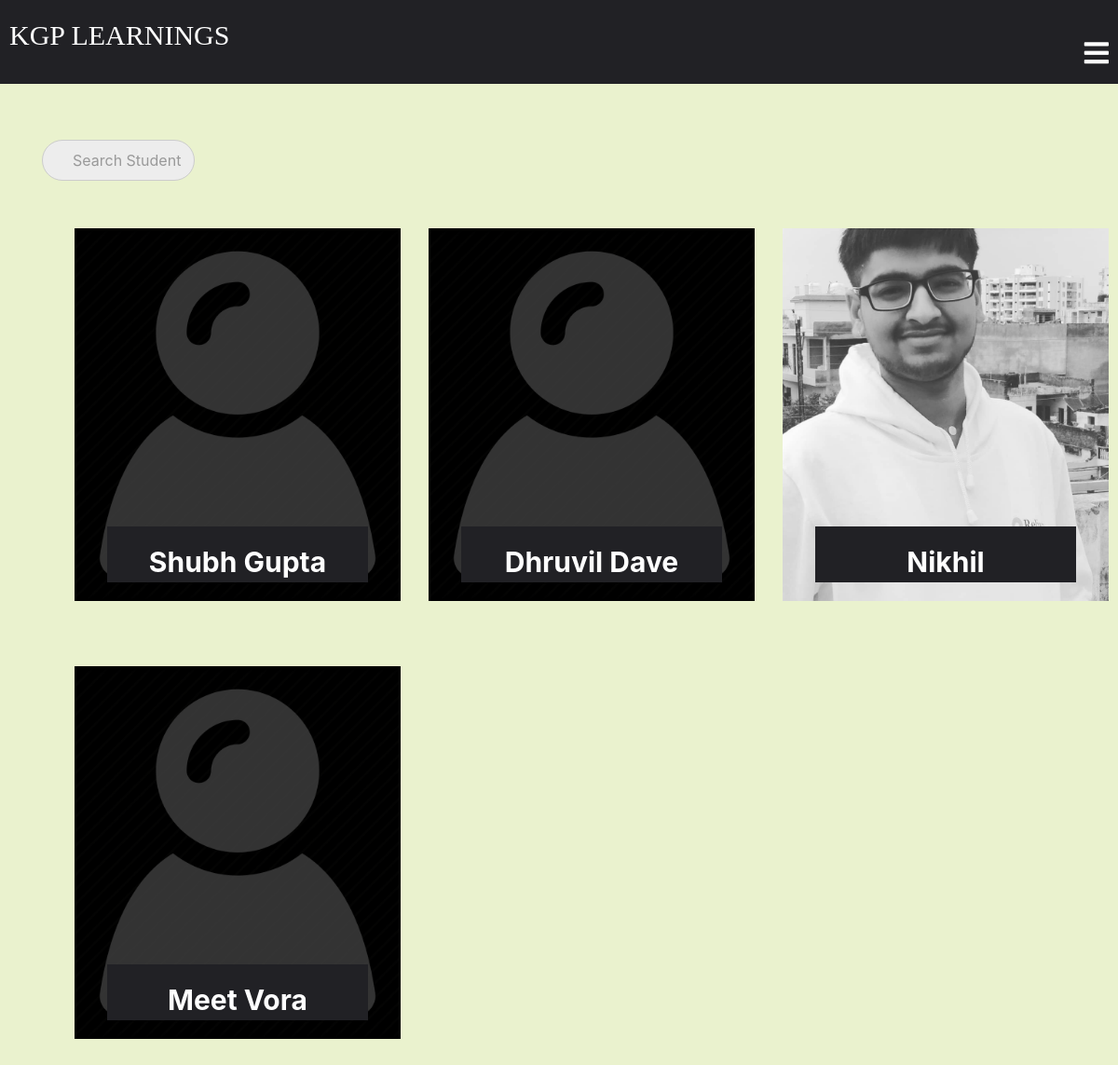
The page /classroom/teacher/class_students_list (signed in) on the database its author committed.
### classroom/models.py (models this page shows, shortened)
class Student(models.Model):
    user = models.OneToOneField(
        User, on_delete=models.CASCADE, primary_key=True, related_name='Student')
    phone = models.IntegerField()
    student_profile_pic = models.ImageField(
        upload_to="classroom/student_profile_pic", blank=True)
    name = models.CharField(max_length=250)
    email = models.EmailField(max_length=254)
    roll_no = models.CharField(max_length=50)
    class Meta:
        ordering = ['roll_no']

### classroom/views.py (the view)
# urls.py: path('teacher/class_students_list',views.class_students_list,name="class_student_list"),
def class_students_list(request):
    query = request.GET.get("q", None)
    students = StudentsInClass.objects.filter(teacher=request.user.Teacher)
    students_list = [x.student for x in students]
    qs = Student.objects.all()
    if query is not None:
        qs = qs.filter(
            Q(name__icontains=query)
        )
    qs_one = [x for x in qs if x in students_list]
    return render(request, "class_students_list.html", {
        "class_students_list": qs_one,
    })

### template/class_students_list.html (shortened to what this page needs)
{% extends "base.html" %}
{% load static %}
{% block content %}
<div class="student-list">
  <div class="container">
    {% if class_students_list.count == 0 %}
    <h1>No students in the class.</h1>
    {% else %}
    <form method='GET' action="{% url 'classroom:class_student_list' %}">
      <p><input type='search' name='q' placeholder='Search Student'></p>
    </form>
    <div class="row">
      {% for student in class_students_list %}
      <div class="col-6 col-md-4">
        <div class="student-box">
          <div class="imgBx">
            {% if student.student_profile_pic %}
            <img src="{{ student.student_profile_pic.url }}" alt="Image not found">
            {% else %}
            {% if forloop.counter0|divisibleby:"2" %}
            <img src="{% static 'images/login-avatar.PNG' %}" alt="Image not found">
            {% else %}
            <img src="{% static 'images/login-avatar.PNG' %}" alt="Image not found">
            {% endif %}
            {% endif %}
          </div>
          <div class="content">
            <h3>{{ student.name }}</h3>
          </div>
        </div>
      </div>
      {% endfor %}
    </div>
  </div>
  {% endif %}
</div>
{% endblock %}

### static/css/base.css (style rules this page uses)
.student-signup-form h1,h3 { margin: 10px; padding: 0; text-align: center; font-size: 40px; font-weight: 300; opacity: 1; }

### static/css/searchbar.css (style rules this page uses)
input { outline: none; }
input[type=search] { -webkit-appearance: textfield; -webkit-box-sizing: content-box; box-sizing: content-box; font-family: inherit; font-size: 100%; }
input[type=search] { background: #ededed url(https://static.tumblr.com/ftv85bp/MIXmud4tx/search-icon.png) no-repeat 9px center; border: solid 1px #ccc; padding: 9px 10px 9px 32px; width: 120px; -webkit-border-radius: 10em; -moz-border-radius: 10em; border-radius: 10em; -webkit-transition: all .5s; -moz-transition: all .5s; transition: all .5s; }

### static/css/newbase.css (style rules this page uses)
.student-list { margin: 0; padding: 0; background: rgba(186, 211, 94, 0.3); background-size:auto; background-repeat: repeat; width: 100%; padding-bottom: 600px; padding-top: 5%; color: black; }
.student-list .student-box { height: 400px; background: #000; margin: 10%; width: 100%; position: relative; }
.student-list .student-box .imgBx { position: relative; height: 100%; width: 100%; left: 0; top: 0; }
.student-list .student-box .imgBx img { position: absolute; object-fit: cover; transition: 0.5s; height: 100%; width: 100%; left: 0; top: 0; }
.student-list .student-box .content { position: absolute; background: #212125; box-sizing: border-box; padding: 15px; bottom: 20px; color: white; width: 80%; left: 10%; height: 60px; overflow: hidden; transition: 0.5s; }
.student-list .student-box .content h3 { font-size: 30px; font-weight: 700; margin: 0; padding: 5px; }

### rows shown on the page
Student: name "Shubh Gupta"
Student: name "Dhruvil Dave"
Student: student_profile_pic (picture), name "Nikhil"
Student: name "Meet Vora"
